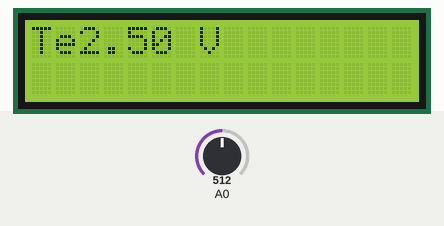
Simulated run of this sketch. Board: Arduino Uno, built with avr-gcc and run on an emulated ATmega328P. On the bench: 16×2 character LCD. The inputs (shaded band) are chosen by the test bench; at power-on: A0 = 512.

Above: at 1.2 s.
1.3 s: A0 set to 716
At 3.2 s:
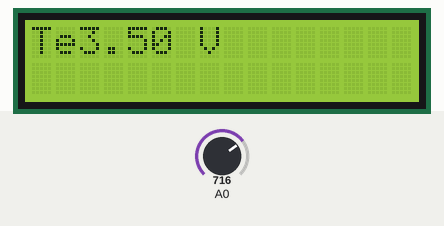
3.5 s: A0 set to 900
At 5.0 s:
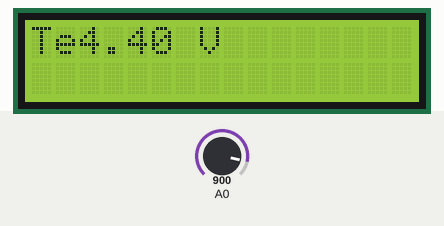
5.5 s: A0 set to 1023
At 6.6 s:
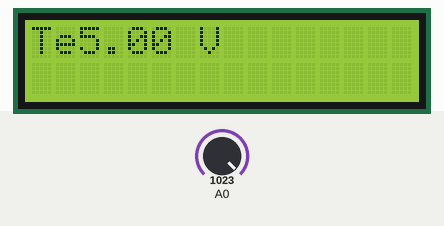
Timing chart, 0 to 8.5 s (numbered marks = the images above; inputs shaded):
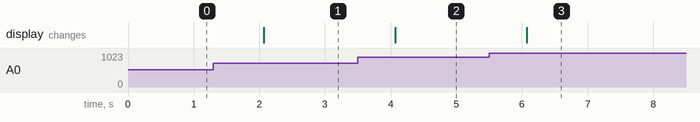

The sketch:

job2.ino
```cpp
#include <LiquidCrystal.h>

// Initialisation de l'afficheur LCD
LiquidCrystal lcd(2, 3, 4, 5, 6, 7);

void setup() {
  // Configuration de la vitesse de transmission de l'afficheur LCD
  lcd.begin(16, 2);

  // Affichage du texte sur l'afficheur LCD
  lcd.print("Tension: ");
}

void loop() {
  // Lecture de la valeur de tension sur l'entrée analogique A0
  int val = analogRead(A0);

  // Conversion de la valeur numérique en tension
  float voltage = val * (5.0 / 1023.0); // Conversion 10 bits, plage de tension 0-5V

  // Affichage de la valeur de tension sur l'afficheur LCD
  lcd.setCursor(2, 0);
  lcd.print(voltage, 2); // Affiche 2 décimales
  lcd.print(" V");

  // Pause de 1 seconde avant la prochaine lecture
  delay(1000);
}
```

Measured:
- after the input at 1.3 s, the display: changes after 0.77 s (image 1)
- after the input at 3.5 s, the display: changes after 0.57 s (image 2)
- after the input at 5.5 s, the display: changes after 0.57 s (image 3)
